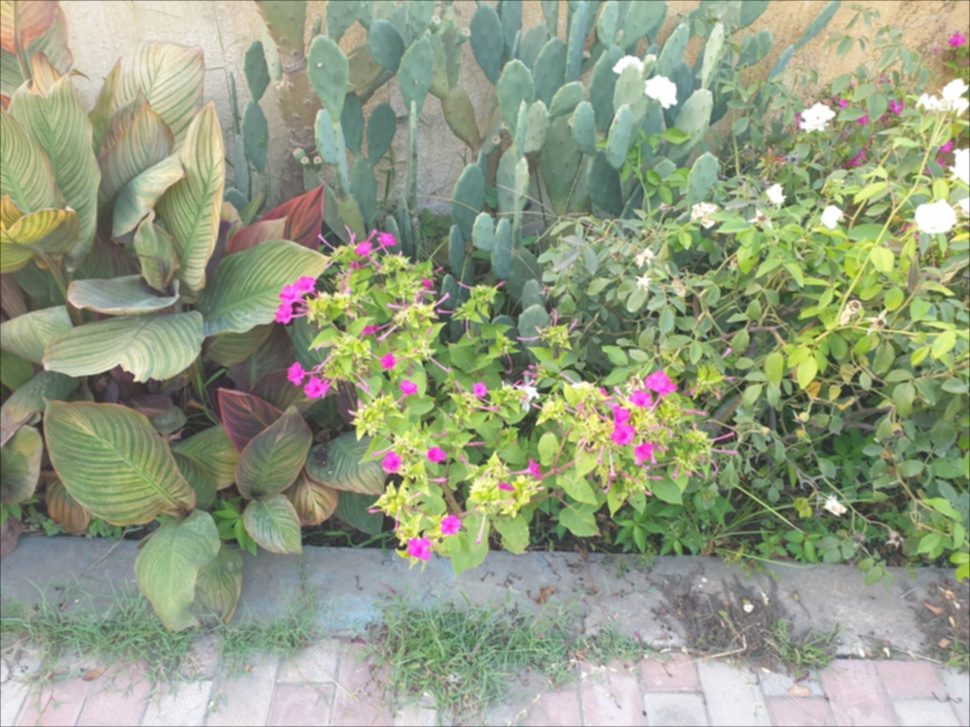
#> input picture EX2/EX2_Q1/images/0.0.jpg, 970 x 727 px, shrunk from 4032 x 3024 before the run
$ python -i utilities.py   (imports and definitions only)
#> lines starting #> are read from the running program, lines starting #| are printed output that depends on the picture
#> further down, picture is the input picture: shape (727, 970, 3); mean B, G, R 131, 157.1, 148.3
import cv2 as cv
import numpy as np

from copy import deepcopy

base_images_address = 'images/'
base_results_address = 'results/'


def apply_unsharp_filter(input_channel):
    output_image = deepcopy(input_channel)

    filter = np.array([-1, -1, -1, -1, 8, -1, -1, -1, -1])
    output_image = cv.filter2D(output_image, -1, filter)

    return output_image


def unsharp(src_image):
    b, g, r = cv.split(src_image)
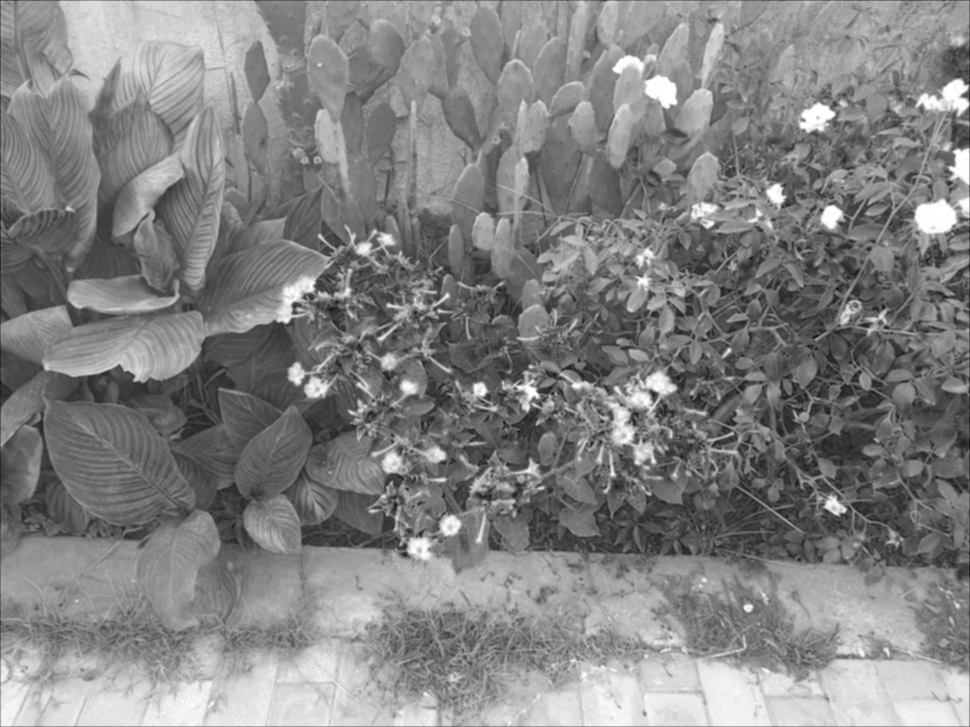
#> b: shape (727, 970); min 18, max 255, mean 131
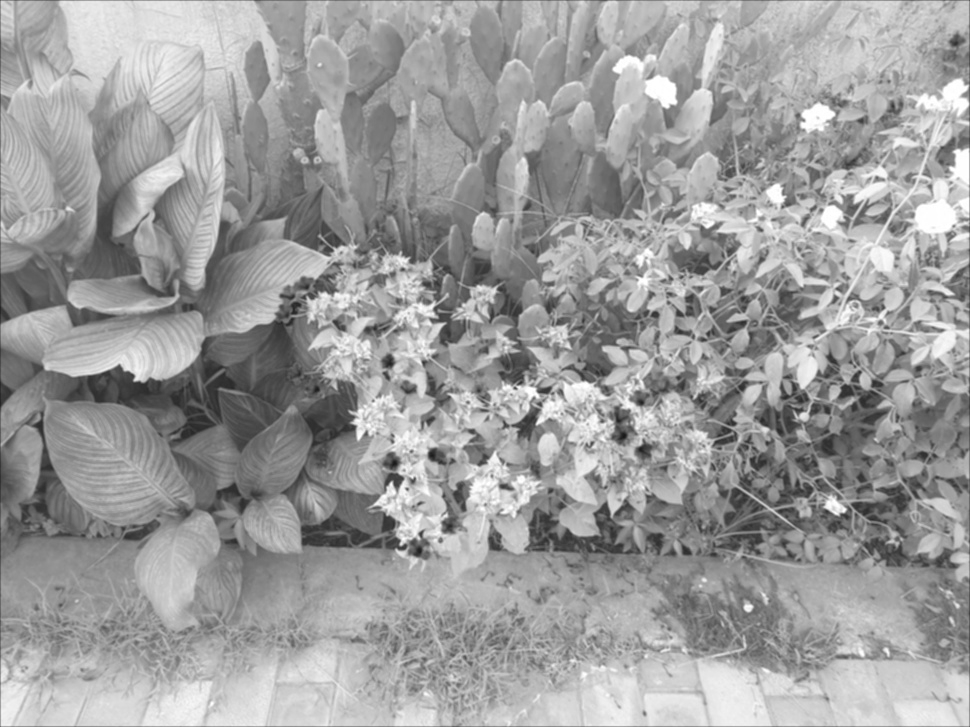
#> g: shape (727, 970); min 24, max 255, mean 157.1
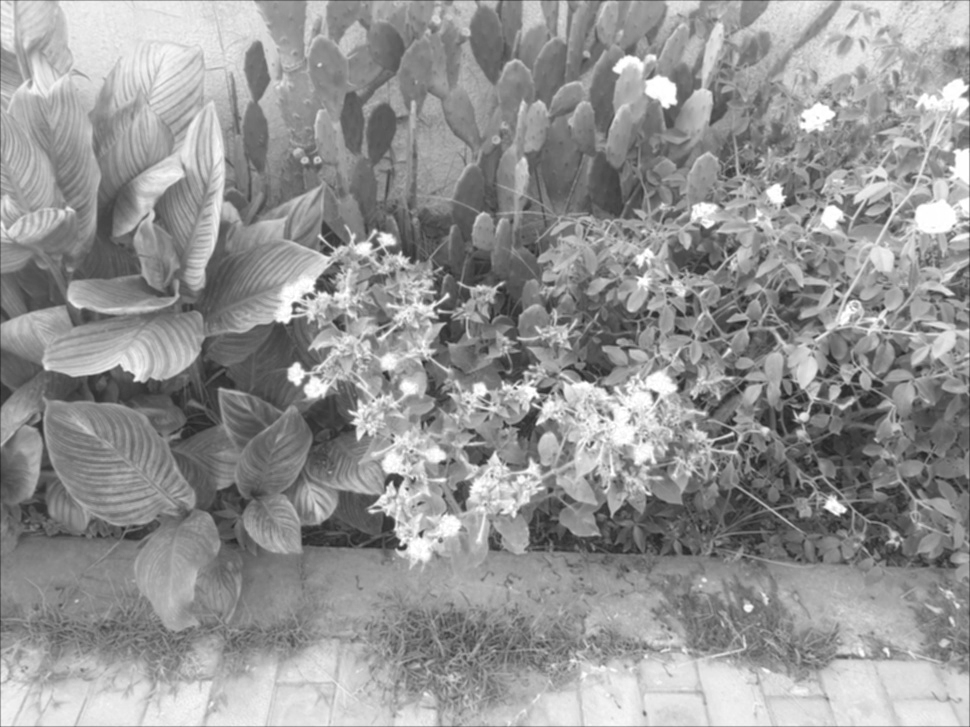
#> r: shape (727, 970); min 32, max 255, mean 148.3

    unsharp_b = apply_unsharp_filter(b)
    unsharp_g = apply_unsharp_filter(g)
#> in apply_unsharp_filter (call 2), `output_image = cv.filter2D(output_image, -1, filter)`:
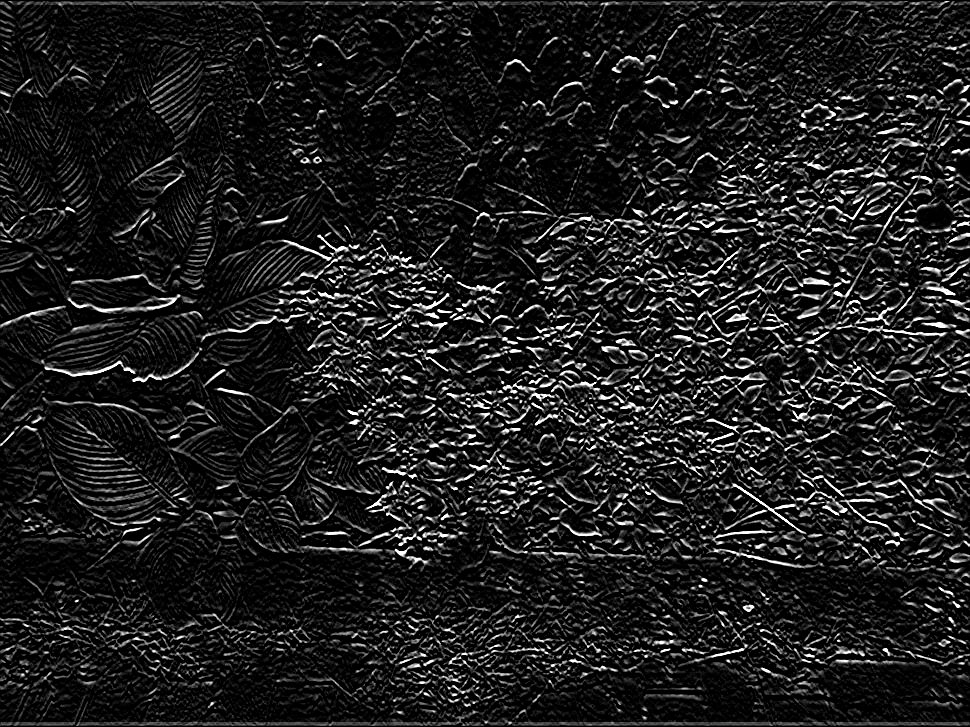
#> output_image: shape (727, 970); min 0, max 255, mean 30.1
    unsharp_r = apply_unsharp_filter(r)
#> in apply_unsharp_filter (call 3), `output_image = cv.filter2D(output_image, -1, filter)`:
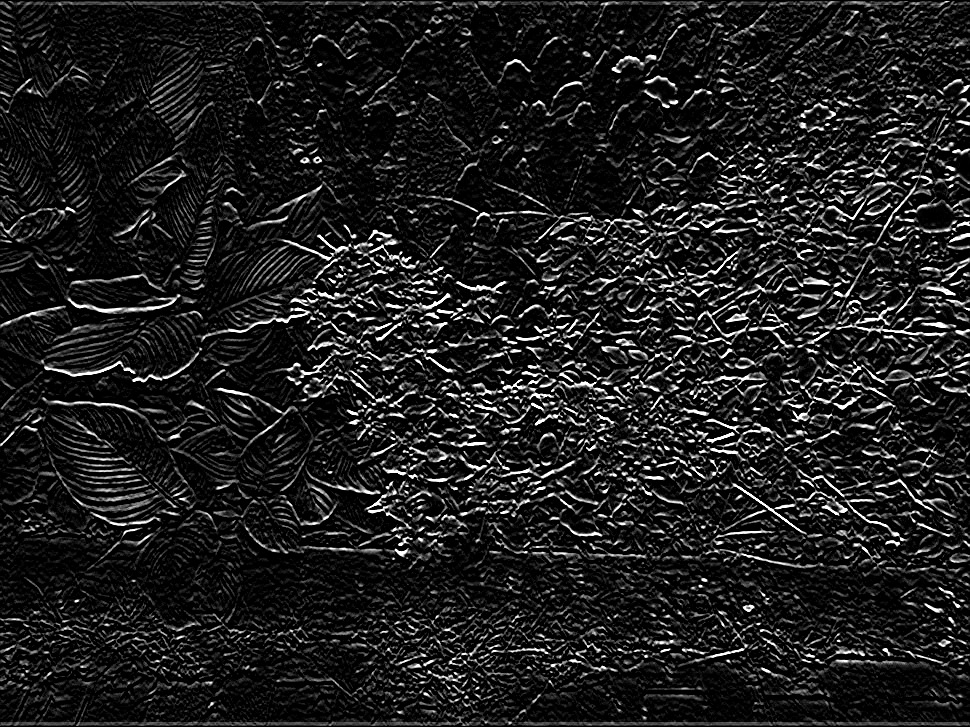
#> output_image: shape (727, 970); min 0, max 255, mean 30.4

    return cv.merge((unsharp_b, unsharp_g, unsharp_r))
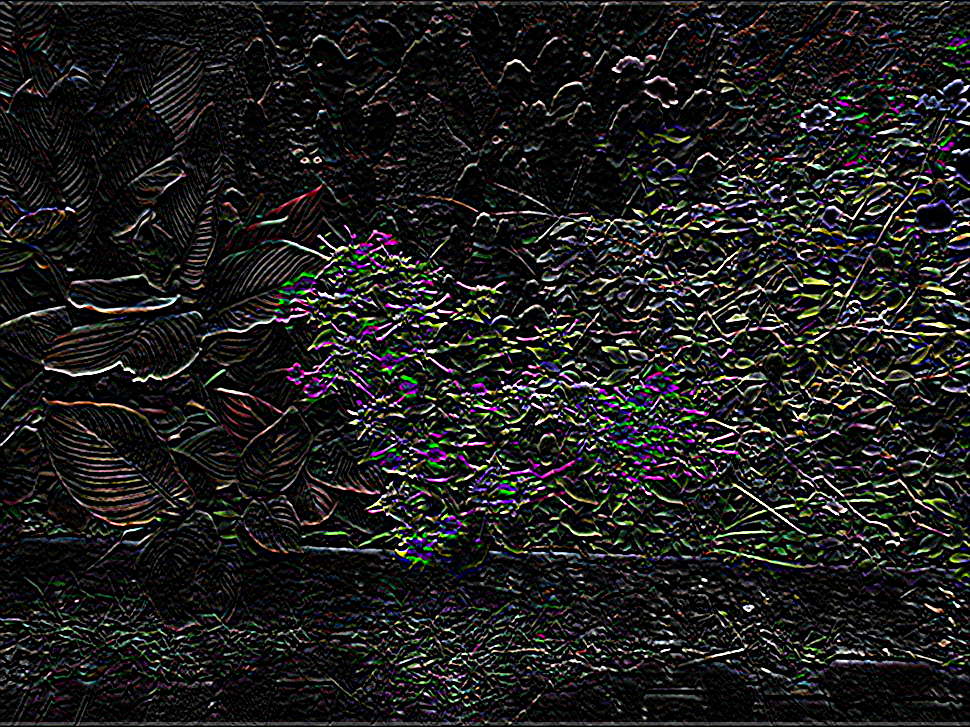
#> returned value: shape (727, 970, 3); mean of channels 0, 1, 2 29.2, 30.1, 30.4; drawn as B, G, R


def sharpe(src_image, alpha):
    src_image = src_image.astype(np.float_)
    unsharp_image = unsharp(src_image)

    output_image = src_image + alpha * unsharp_image
    return output_image

>>> import cv2
>>> picture = cv2.imread('images/0.0.jpg')
>>> result = unsharp(picture)
